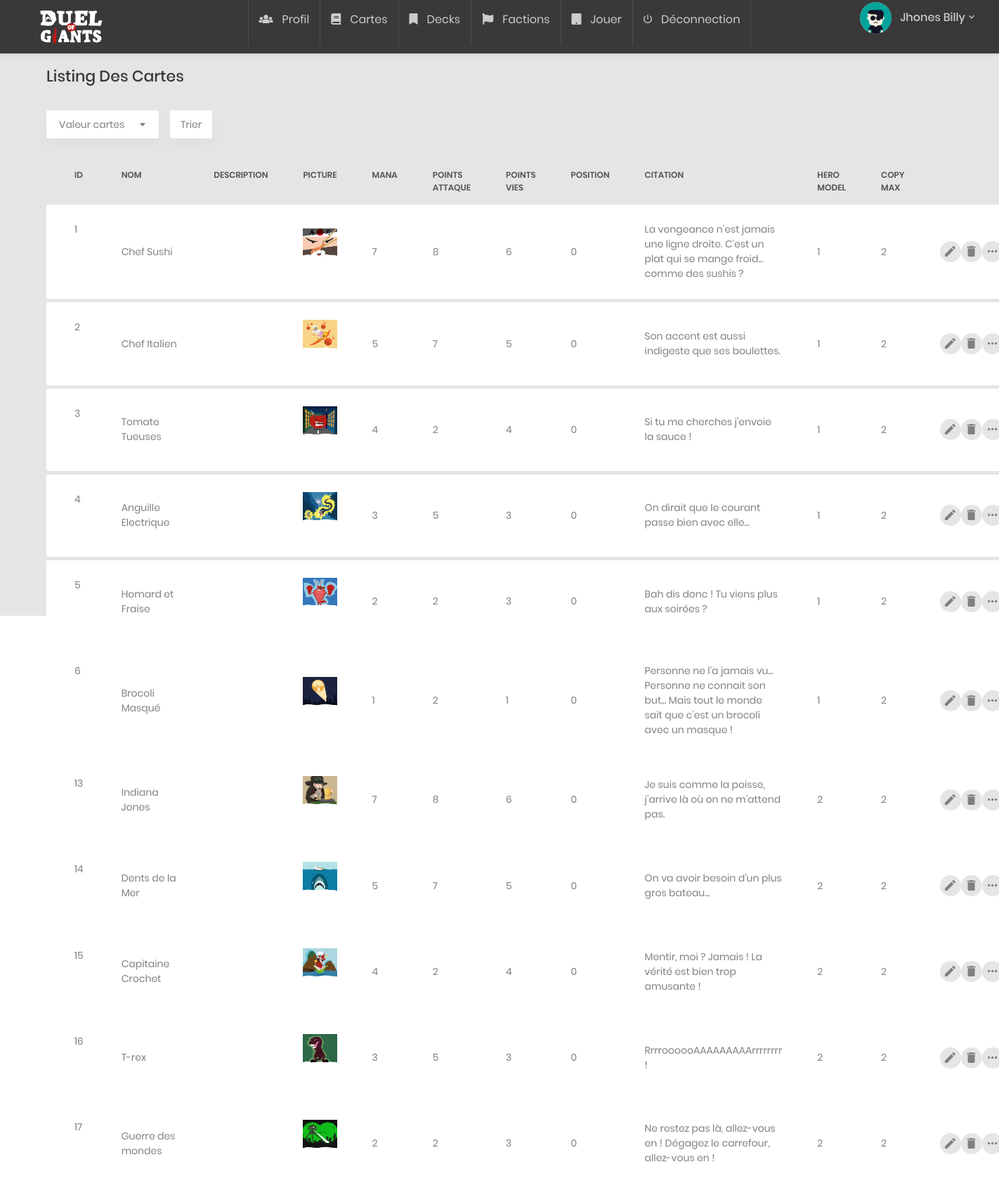
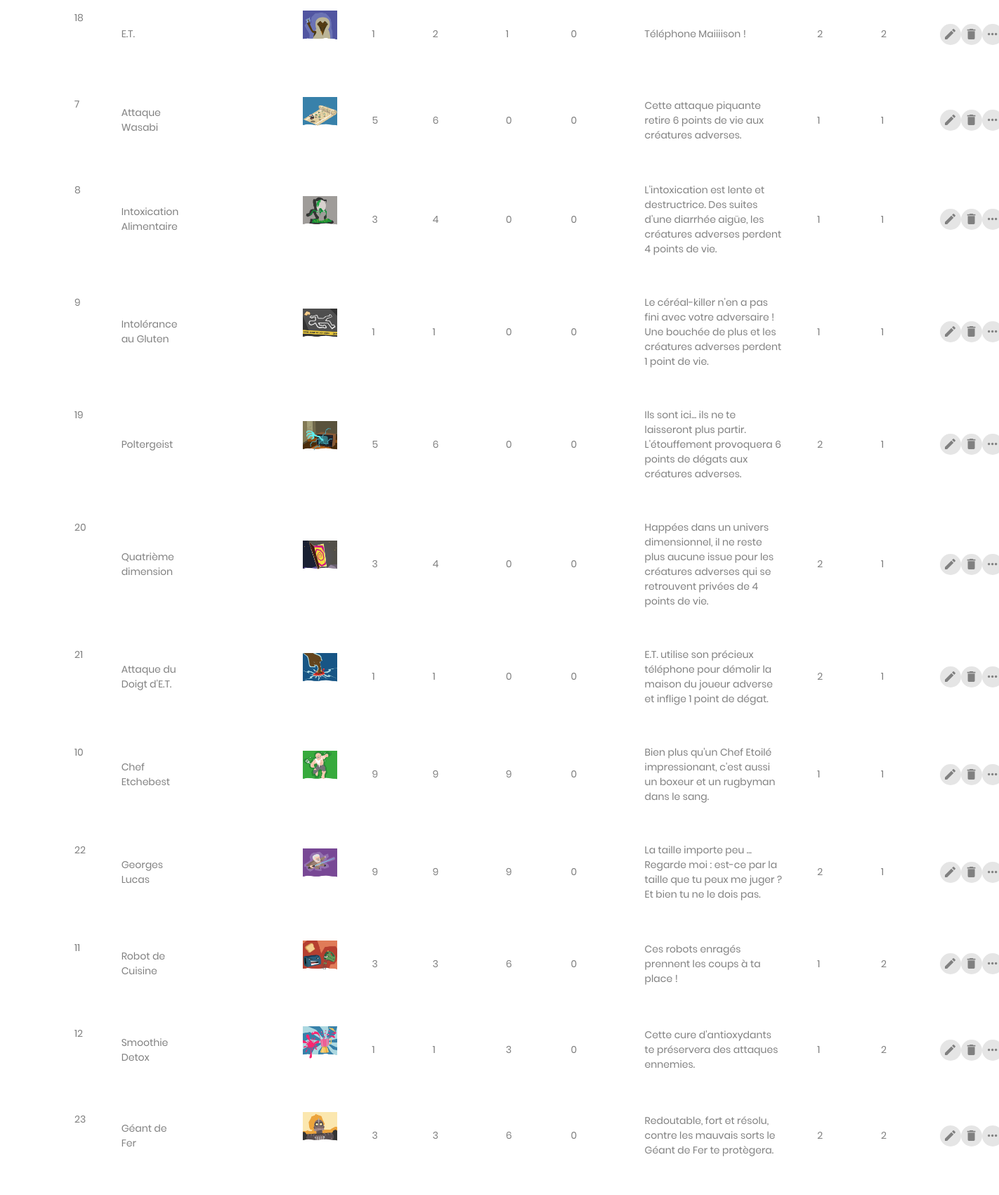
The app's page /espace_cartes.php (signed in, upper part) with its own data (2 pictures, top to bottom).
### tables this page shows
CREATE TABLE IF NOT EXISTS `CARD_MODEL`(
    `CAR_id` INT(11) NOT NULL AUTO_INCREMENT,
    `CAR_name` VARCHAR(50) NOT NULL,
    `CAR_description` VARCHAR(256) NOT NULL,
    `CAR_background_card` VARCHAR(256) NOT NULL,
    `CAR_picture`  VARCHAR(256) NOT NULL,
    `CAR_mana` INT(2) NOT NULL,
    `CAR_pa` INT(2) NOT NULL,
    `CAR_hp` INT(2) NOT NULL,
    `CAR_position` TINYINT(1) NOT NULL COMMENT "0 :Deck   1 :Main   2 :Board   3 :Cimetière",
    `CAR_quote` VARCHAR(256) NOT NULL,
    `CAR_hero_model_fk` INT(11) NOT NULL,
    `CAR_copy_max`INT(1) NOT NULL,
	PRIMARY KEY (`CAR_id`),
	CONSTRAINT `CAR_hero_model_fk` FOREIGN KEY (`CAR_hero_model_fk`) REFERENCES `HERO_MODEL`(`HER_id`) ON UPDATE CASCADE ON DELETE RESTRICT
);

### Classes/SPDO.php (called while the page is built)
<?php
class SPDO {
    private static $_instance;
    private $_db;
    private function __construct( $host, $dbname, $login, $pass, $charset, $collate ) {
        try {
            $this->_db = new PDO( 'mysql:host=' . $host . ';dbname=' . $dbname . ';charset=' . $charset, $login, $pass, array( PDO::MYSQL_ATTR_INIT_COMMAND=>'SET NAMES ' . $charset . ' COLLATE ' . $collate, PDO::ATTR_ERRMODE=>PDO::ERRMODE_EXCEPTION ) );
        } catch( PDOException $e ) {
            throw $e;
        }
    }
    public static function getInstance( $host = null, $dbname = null, $login = null, $pass = null, $charset = 'utf8', $collate = 'utf8_general_ci' ) {
        try {
            if( !isset( self::$_instance ) )
                self::$_instance = new SPDO( $host, $dbname, $login, $pass, $charset, $collate );
            return self::$_instance;
        } catch( Exception $e ) {
            throw $e;
        }
    }
    public function getPDO() {
        return $this->_db;
    }
}

### Models/CoreModel.php (called while the page is built, shortened)
<?php
Abstract class CoreModel {
    public function __construct($instance){
        try{
            $this->_db= $instance;
        } catch (PDOException $e) {
            throw new Exception($e->getMessage(),$e->getCode(),$e);
        }
    }
}

### Models/CardModel.php (called while the page is built, shortened)
<?php
class CardModel extends CoreModel {
  public function ReadAll() {
    try {
        if(($this->_requete = $this->_db->prepare('SELECT `CARD_MODEL`.*, `TYPE_OF_CARD`.`TYP_card`, `TYPE_OF_CARD`.`TYP_name` AS `TYP_type`,`TYPE_OF_CARD`.`TYP_url_background_card`, `TYPE_OF_CARD`.`TYP_url_background_pion`
                                                FROM `CARD_MODEL`
                                                JOIN `CORRESPOND` ON `CARD_MODEL`.`CAR_id` = `CORRESPOND`.`COR_card_model_fk`
                                                JOIN `TYPE_OF_CARD` ON `CORRESPOND`.`COR_type_of_card_fk` = `TYPE_OF_CARD`.`TYP_card`
                                                ')) !==false) {
            $cards = array();
            if($this->_requete->execute()) {
                while( ($data = $this->_requete->fetch(PDO::FETCH_ASSOC) ) !== false ){
                $cards[] =new Card($data);
                  }
            } return $cards;
        } return false ;
    } catch (PDOException $e) {
        throw new Exception($e->getMessage(),$e->getCode(),$e);
        }
  }
}

### Classes/Card.php (the view, shortened to what this page needs)
<?php
Class Card {
    private $_id;
    private $_name;
    private $_description;
    private $_picture;
    private $_mana;
    private $_pa;
    private $_hp;
    private $_position;
    private $_quote;
    private $_hero_model_fk;
    private $_copy_max;
  public function hydrate(array $data) {
    foreach( $data as $key=>$value ) {
        $methodName = 'set' .substr($key,3);
    }
  }
    public function get_id(){ return $this->_id;}
    public function get_name(){ return $this->_name;}
    public function get_description(){ return $this->_description;}
    public function get_picture(){ return $this->_picture;}
    public function get_mana(){ return $this->_mana;}
    public function get_pa(){ return $this->_pa;}
    public function get_hp(){ return $this->_hp;}
    public function get_position(){ return $this->_position;}
    public function get_quote(){ return $this->_quote;}
    public function get_hero_model_fk() {return $this->_hero_model_fk;}
    public function get_copy_max(){ return $this->_copy_max;}
    public function set_id(Int $_id){
        $this->_id = $_id;
        return $this;
    }
    public function set_name(string $_name){
        $this->_name = $_name;
        return $this;
    }
    public function set_description(String $_description){
        $this->_description = $_description;
        return $this;
    }
    public function set_background_card(String $_background_picture){
        return $this;
    }
    public function set_picture(String $_picture){
        $this->_picture = $_picture;
        return $this;
    }
    public function set_mana(Int $_mana){
        $this->_mana = $_mana;
        return $this;
    }
    public function set_pa(Int $_pa){
        $this->_pa = $_pa;
        return $this;
    }
    public function set_hp(Int $_hp){
        $this->_hp = $_hp;
        return $this;
    }
    public function set_position(INT $_position){
        $this->_position = $_position;
        return $this;
    }
    public function set_quote(String $_quote){
        $this->_quote = $_quote;
        return $this;
    }
    public function set_hero_model_fk(INT $_hero_model_fk){
        $this->_hero_model_fk = $_hero_model_fk;
        return $this;
    }
    public function set_copy_max(Int $_copy_max){
        $this->_copy_max = $_copy_max;
        return $this;
    }
    public function set_card(INT $_card){
        return $this;
    }
    public function set_type(String $_type){
        return $this;
    }
    public function set_url_background_card(String $_url_background_card){
        return $this;
    }
    public function set_url_background_pion(String $_url_background_pion){
        return $this;
    }
    public function ShowTr () {
        echo'<tr>';
        echo '<td> '.$this->get_id().'</td>';
        echo '<td> '.$this->get_name().'</td>';
        echo '<td> '.$this->get_description().'</td>';
        echo '<td><img src='.$this->get_picture().'></td>';
        echo '<td> '.$this->get_mana().'</td>';
        echo '<td> '.$this->get_pa().'</td>';
        echo '<td> '.$this->get_hp().'</td>';
        echo '<td> '.$this->get_position().'</td>';
        echo '<td> '.$this->get_quote().'</td>';
        echo '<td> '.$this->get_hero_model_fk().'</td>';
        echo '<td> '.$this->get_copy_max().'</td>';
        echo '<td> <div class="table-data-feature">
                    <form method="GET" action="create_user.php">
                        <button type="submit" value="'.$this->get_id().'" name="id" class="item" data-toggle="tooltip" data-placement="top" title="Modifier" data-original-title="Modifier">
                        <i class="zmdi zmdi-edit"></i>
                        </button>
                    </form>
                    <form method="POST">
                    <button type="submit" value="'.$this->get_id().'" name="delete" class="item" data-toggle="tooltip" data-placement="top" title="" data-original-title="Supprimer">
                        <i class="zmdi zmdi-delete"></i>
                    </button>
                    </form>
                    <button class="item" data-toggle="tooltip" data-placement="top" title="" data-original-title="More">
                        <i class="zmdi zmdi-more"></i>
                    </button>
                </div>
            </td>
            </tr>
            <tr class="spacer"></tr>';
    }
}

### espace_cartes.php (shortened to what this page needs)
<?php
try {
    $card_model =new CardModel( SPDO::getInstance( DB_HOST, DB_NAME, DB_LOGIN, DB_PWD )->getPDO());
    $listing_card = $card_model->ReadAll();
} catch (Exception $e) {
        header('Location: 404.php');
}
?><!DOCTYPE html>
<html lang="fr">
    <head>
        <link href="./assets/css/font-face.css" rel="stylesheet" media="all">
        <link href="./assets/vendor/font-awesome-4.7/css/font-awesome.min.css" rel="stylesheet" media="all">
        <link href="./assets/vendor/font-awesome-5/css/fontawesome-all.min.css" rel="stylesheet" media="all">
        <link href="./assets/vendor/mdi-font/css/material-design-iconic-font.min.css" rel="stylesheet" media="all">
        <link href="./assets/vendor/bootstrap-4.1/bootstrap.min.css" rel="stylesheet" media="all">
        <link href="./assets/vendor/animsition/animsition.min.css" rel="stylesheet" media="all">
        <link href="./assets/vendor/bootstrap-progressbar/bootstrap-progressbar-3.3.4.min.css" rel="stylesheet" media="all">
        <link href="./assets/vendor/wow/animate.css" rel="stylesheet" media="all">
        <link href="./assets/vendor/css-hamburgers/hamburgers.min.css" rel="stylesheet" media="all">
        <link href="./assets/vendor/slick/slick.css" rel="stylesheet" media="all">
        <link href="./assets/vendor/select2/select2.min.css" rel="stylesheet" media="all">
        <link href="./assets/vendor/perfect-scrollbar/perfect-scrollbar.css" rel="stylesheet" media="all">
        <link href="./assets/css/theme.css" rel="stylesheet" media="all">
    </head>
        <?php include('nav.php'); ?>
    <body class="animsition" style="animation-duration: 900ms; opacity: 1;">
    <main class="page-content--bge5" style="" >
        <section class="p-t-20">
             <div class="container">
                <div class="row">
                    <div class="col-md-12">
                        <h3 class="title-5 m-b-35">Listing des Cartes</Canvas></h3>
                            <div class="table-data__tool">
                                <div class="table-data__tool-left">
                                    <div class="rs-select2--light rs-select2--md">
                                    </div>
                                    <button class="au-btn-filter">Trier</button>
                                </div>
                            </div>
                            <div class="table-responsive table-responsive-data2">
                                <table class="table table-data2">
                                    <thead>
                                        <tr>
                                            <th>ID</th>
                                            <th>Nom</th>
                                            <th>Description</th>
                                            <th>Picture</th>
                                            <th>Mana</th>
                                            <th>Points Attaque</th>
                                            <th>Points Vies</th>
                                            <th>Position</th>
                                            <th>Citation</th>
                                            <th>Hero model</th>
                                            <th>copy max</th>
                                            <th></th>
                                        </tr>
                                    </thead>
                                    <tbody>
                                    <?php
                                        if(!empty($listing_card)) {
                                            foreach ($listing_card as $value) {
                                               $value->ShowTr();
                                            }
                                        }
                                    ?>
                                    </tbody>
                                </table>
                                <br>
                            </div>
                        </div>
                    </div>
                </div>
            </section>
        </main>
    </body>
</html>

### records on screen
card_model: id "1", CAR_name "Chef Sushi", CAR_picture (picture), CAR_mana "7", CAR_pa "8", CAR_hp "6", CAR_position "0", CAR_quote "La vengeance n'est jamais une ligne droite. C'est un plat qui se mange froid... comme des sushis ?", hero_model_fk "1", CAR_copy_max "2"
card_model: id "2", CAR_name "Chef Italien", CAR_picture (picture), CAR_mana "5", CAR_pa "7", CAR_hp "5", CAR_position "0", CAR_quote "Son accent est aussi indigeste que ses boulettes.", hero_model_fk "1", CAR_copy_max "2"
card_model: CAR_id "3", CAR_name "Tomate Tueuses", CAR_picture (picture), CAR_mana "4", CAR_pa "2", CAR_hp "4", CAR_position "0", CAR_quote "Si tu me cherches j'envoie la sauce !", hero_model_fk "1", CAR_copy_max "2"
card_model: CAR_id "4", CAR_name "Anguille Electrique", CAR_picture (picture), CAR_mana "3", CAR_pa "5", CAR_hp "3", CAR_position "0", CAR_quote "On dirait que le courant passe bien avec elle...", hero_model_fk "1", CAR_copy_max "2"
card_model: CAR_id "5", CAR_name "Homard et Fraise", CAR_picture (picture), CAR_mana "2", CAR_pa "2", CAR_hp "3", CAR_position "0", CAR_quote "Bah dis donc ! Tu viens plus aux soirées ?", hero_model_fk "1", CAR_copy_max "2"
card_model: CAR_id "6", CAR_name "Brocoli Masqué", CAR_picture (picture), CAR_mana "1", CAR_pa "2", CAR_hp "1", CAR_position "0", CAR_quote "Personne ne l'a jamais vu... Personne ne connait son but... Mais tout le monde sait que c'est un brocoli avec un masque !", hero_model_fk "1", CAR_copy_max "2"
card_model: CAR_id "13", CAR_name "Indiana Jones", CAR_picture (picture), CAR_mana "7", CAR_pa "8", CAR_hp "6", CAR_position "0", CAR_quote "Je suis comme la poisse, j'arrive là où on ne m'attend pas.", hero_model_fk "2", CAR_copy_max "2"
card_model: CAR_id "14", CAR_name "Dents de la Mer", CAR_picture (picture), CAR_mana "5", CAR_pa "7", CAR_hp "5", CAR_position "0", CAR_quote "On va avoir besoin d'un plus gros bateau...", hero_model_fk "2", CAR_copy_max "2"
card_model: CAR_id "15", CAR_name "Capitaine Crochet", CAR_picture (picture), CAR_mana "4", CAR_pa "2", CAR_hp "4", CAR_position "0", CAR_quote "Mentir, moi ? Jamais ! La vérité est bien trop amusante !", hero_model_fk "2", CAR_copy_max "2"
card_model: CAR_id "16", CAR_name "T-rex", CAR_picture (picture), CAR_mana "3", CAR_pa "5", CAR_hp "3", CAR_position "0", CAR_quote "RrrroooooAAAAAAAAArrrrrrrr !", hero_model_fk "2", CAR_copy_max "2"
card_model: CAR_id "17", CAR_name "Guerre des mondes", CAR_picture (picture), CAR_mana "2", CAR_pa "2", CAR_hp "3", CAR_position "0", CAR_quote "Ne restez pas là, allez-vous en ! Dégagez le carrefour, allez-vous en !", hero_model_fk "2", CAR_copy_max "2"
card_model: CAR_id "18", CAR_name "E.T.", CAR_picture (picture), CAR_mana "1", CAR_pa "2", CAR_hp "1", CAR_position "0", CAR_quote "Téléphone Maiiiison !", hero_model_fk "2", CAR_copy_max "2"
card_model: CAR_id "7", CAR_name "Attaque Wasabi", CAR_picture (picture), CAR_mana "5", CAR_pa "6", CAR_hp "0", CAR_position "0", CAR_quote "Cette attaque piquante retire 6 points de vie aux créatures adverses.", hero_model_fk "1", CAR_copy_max "1"
card_model: CAR_id "8", CAR_name "Intoxication Alimentaire", CAR_picture (picture), CAR_mana "3", CAR_pa "4", CAR_hp "0", CAR_position "0", CAR_quote "L'intoxication est lente et destructrice. Des suites d'une diarrhée aigüe, les créatures adverses perdent 4 points de vie.", hero_model_fk "1", CAR_copy_max "1"
card_model: CAR_id "9", CAR_name "Intolérance au Gluten", CAR_picture (picture), CAR_mana "1", CAR_pa "1", CAR_hp "0", CAR_position "0", CAR_quote "Le céréal-killer n'en a pas fini avec votre adversaire ! Une bouchée de plus et les créatures adverses perdent 1 point de vie.", hero_model_fk "1", CAR_copy_max "1"
card_model: CAR_id "19", CAR_name "Poltergeist", CAR_picture (picture), CAR_mana "5", CAR_pa "6", CAR_hp "0", CAR_position "0", CAR_quote "Ils sont ici... ils ne te laisseront plus partir. L'étouffement provoquera 6 points de dégats aux créatures adverses.", hero_model_fk "2", CAR_copy_max "1"
card_model: CAR_id "20", CAR_name "Quatrième dimension", CAR_picture (picture), CAR_mana "3", CAR_pa "4", CAR_hp "0", CAR_position "0", CAR_quote "Happées dans un univers dimensionnel, il ne reste plus aucune issue pour les créatures adverses qui se retrouvent privées de 4 points de vie.", hero_model_fk "2", CAR_copy_max "1"
card_model: CAR_id "21", CAR_name "Attaque du Doigt d'E.T.", CAR_picture (picture), CAR_mana "1", CAR_pa "1", CAR_hp "0", CAR_position "0", CAR_quote "E.T. utilise son précieux téléphone pour démolir la maison du joueur adverse et inflige 1 point de dégat.", hero_model_fk "2", CAR_copy_max "1"
card_model: CAR_id "10", CAR_name "Chef Etchebest", CAR_picture (picture), CAR_mana "9", CAR_pa "9", CAR_hp "9", CAR_position "0", CAR_quote "Bien plus qu'un Chef Etoilé impressionant, c'est aussi un boxeur et un rugbyman dans le sang.", hero_model_fk "1", CAR_copy_max "1"
card_model: CAR_id "22", CAR_name "Georges Lucas", CAR_picture (picture), CAR_mana "9", CAR_pa "9", CAR_hp "9", CAR_position "0", CAR_quote "La taille importe peu ... Regarde moi : est-ce par la taille que tu peux me juger ? Et bien tu ne le dois pas.", CAR_hero_model_fk "2", CAR_copy_max "1"
card_model: CAR_id "11", CAR_name "Robot de Cuisine", CAR_picture (picture), CAR_mana "3", CAR_pa "3", CAR_hp "6", CAR_position "0", CAR_quote "Ces robots enragés prennent les coups à ta place !", CAR_hero_model_fk "1", CAR_copy_max "2"
card_model: CAR_id "12", CAR_name "Smoothie Detox", CAR_picture (picture), CAR_mana "1", CAR_pa "1", CAR_hp "3", CAR_position "0", CAR_quote "Cette cure d'antioxydants te préservera des attaques ennemies.", CAR_hero_model_fk "1", CAR_copy_max "2"
card_model: CAR_id "23", CAR_name "Géant de Fer", CAR_picture (picture), CAR_mana "3", CAR_pa "3", CAR_hp "6", CAR_position "0", CAR_quote "Redoutable, fort et résolu, contre les mauvais sorts le Géant de Fer te protègera.", CAR_hero_model_fk "2", CAR_copy_max "2"

### other values on screen
$user->get_firstname() "Jhones"
$user->get_name() "Billy"
